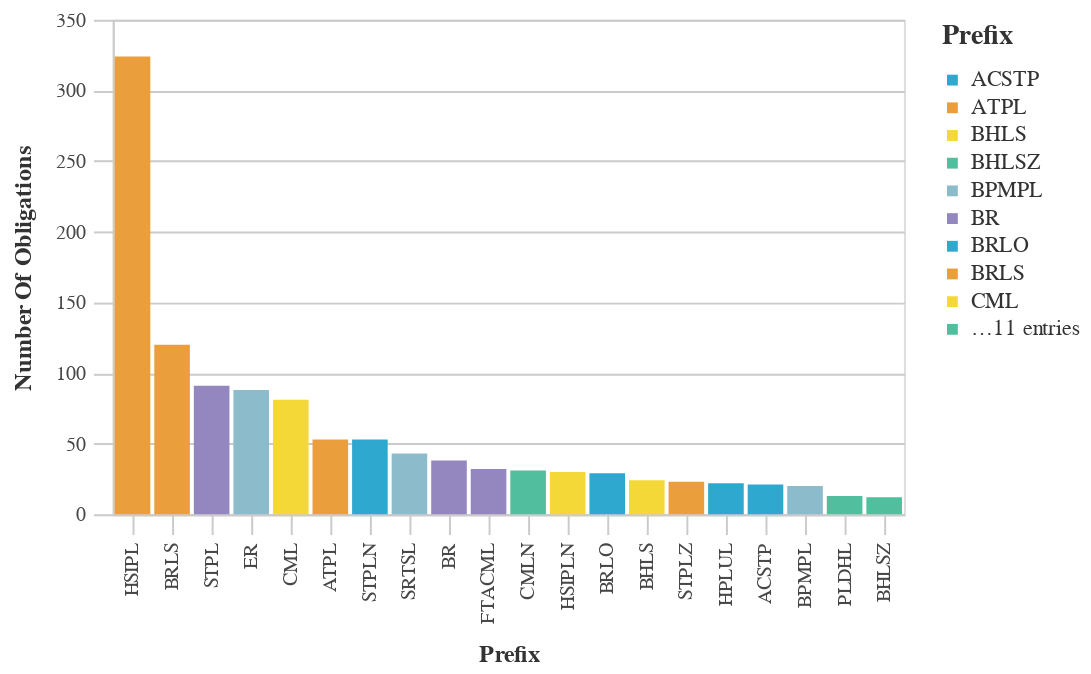

Notebook cell for this chart:
### Markdown cell above
### Most Used Prefix Codes

### Code cell
#Bar chart with the Most Used Prefix Counts
chart_df = (df_top>>filter(_.variable=='prefix')).rename(columns={"value":"Prefix",
                                 "count":"Number of Obligations"})
chart9= (_dla_utils.basic_bar_chart_no_save(chart_df, 'Prefix', 'Number of Obligations', 'Prefix', district))
    

display(chart9)

### Figure 1 — Vega-Lite specification as saved in the notebook (floating-point values rounded to 4 significant figures)
{"config": {"view": {"continuousWidth": 400, "continuousHeight": 300}, "axis": {"domainColor": "#cbcbcb", "grid": true, "gridColor": "#cbcbcb", "gridWidth": 1, "labelColor": "#474747", "labelFont": "Nunito Sans", "labelFontSize": 10, "labelPadding": 4, "tickColor": "#cbcbcb", "tickSize": 10, "titleColor": "#333", "titleFont": "Raleway", "titleFontSize": 12, "titlePadding": 10}, "axisBand": {"grid": false}, "background": "white", "font": "Raleway", "header": {"labelFont": "Nunito Sans", "titleFont": "Raleway"}, "legend": {"labelColor": "#333", "labelFont": "Nunito Sans", "labelFontSize": 11, "labelLimit": 0, "padding": 1, "symbolSize": 30, "symbolType": "square", "titleColor": "#333", "titleFont": "Raleway", "titleFontSize": 14, "titlePadding": 10}, "title": {"anchor": "middle", "font": "Raleway", "fontSize": 18, "fontWeight": 300, "offset": 20}}, "data": {"name": "data-e692909024c18ec3829620ec70c3e0c2"}, "mark": "bar", "encoding": {"color": {"field": "Prefix", "legend": {"symbolLimit": 10, "title": "Prefix"}, "scale": {"range": ["#2EA8CE", "#EB9F3C", "#F4D837", "#51BF9D", "#8CBCCB", "#9487C0"]}, "type": "nominal"}, "tooltip": [{"field": "Prefix", "type": "nominal"}, {"field": "Number of Obligations", "type": "quantitative"}], "x": {"field": "Prefix", "sort": "-y", "title": "Prefix", "type": "nominal"}, "y": {"field": "Number of Obligations", "title": "Number Of Obligations", "type": "quantitative"}}, "height": 250, "width": 400, "$schema": "https://vega.github.io/schema/vega-lite/v4.17.0.json", "datasets": {"data-e692909024c18ec3829620ec70c3e0c2": [{"Prefix": "HSIPL", "Number of Obligations": 324, "variable": "prefix"}, {"Prefix": "BRLS", "Number of Obligations": 120, "variable": "prefix"}, {"Prefix": "STPL", "Number of Obligations": 91, "variable": "prefix"}, {"Prefix": "ER", "Number of Obligations": 88, "variable": "prefix"}, {"Prefix": "CML", "Number of Obligations": 81, "variable": "prefix"}, {"Prefix": "ATPL", "Number of Obligations": 53, "variable": "prefix"}, {"Prefix": "STPLN", "Number of Obligations": 53, "variable": "prefix"}, {"Prefix": "SRTSL", "Number of Obligations": 43, "variable": "prefix"}, {"Prefix": "BR", "Number of Obligations": 38, "variable": "prefix"}, {"Prefix": "FTACML", "Number of Obligations": 32, "variable": "prefix"}, {"Prefix": "CMLN", "Number of Obligations": 31, "variable": "prefix"}, {"Prefix": "HSIPLN", "Number of Obligations": 30, "variable": "prefix"}, {"Prefix": "BRLO", "Number of Obligations": 29, "variable": "prefix"}, {"Prefix": "BHLS", "Number of Obligations": 24, "variable": "prefix"}, {"Prefix": "STPLZ", "Number of Obligations": 23, "variable": "prefix"}, {"Prefix": "HPLUL", "Number of Obligations": 22, "variable": "prefix"}, {"Prefix": "ACSTP", "Number of Obligations": 21, "variable": "prefix"}, {"Prefix": "BPMPL", "Number of Obligations": 20, "variable": "prefix"}, {"Prefix": "PLDHL", "Number of Obligations": 13, "variable": "prefix"}, {"Prefix": "BHLSZ", "Number of Obligations": 12, "variable": "prefix"}]}}
